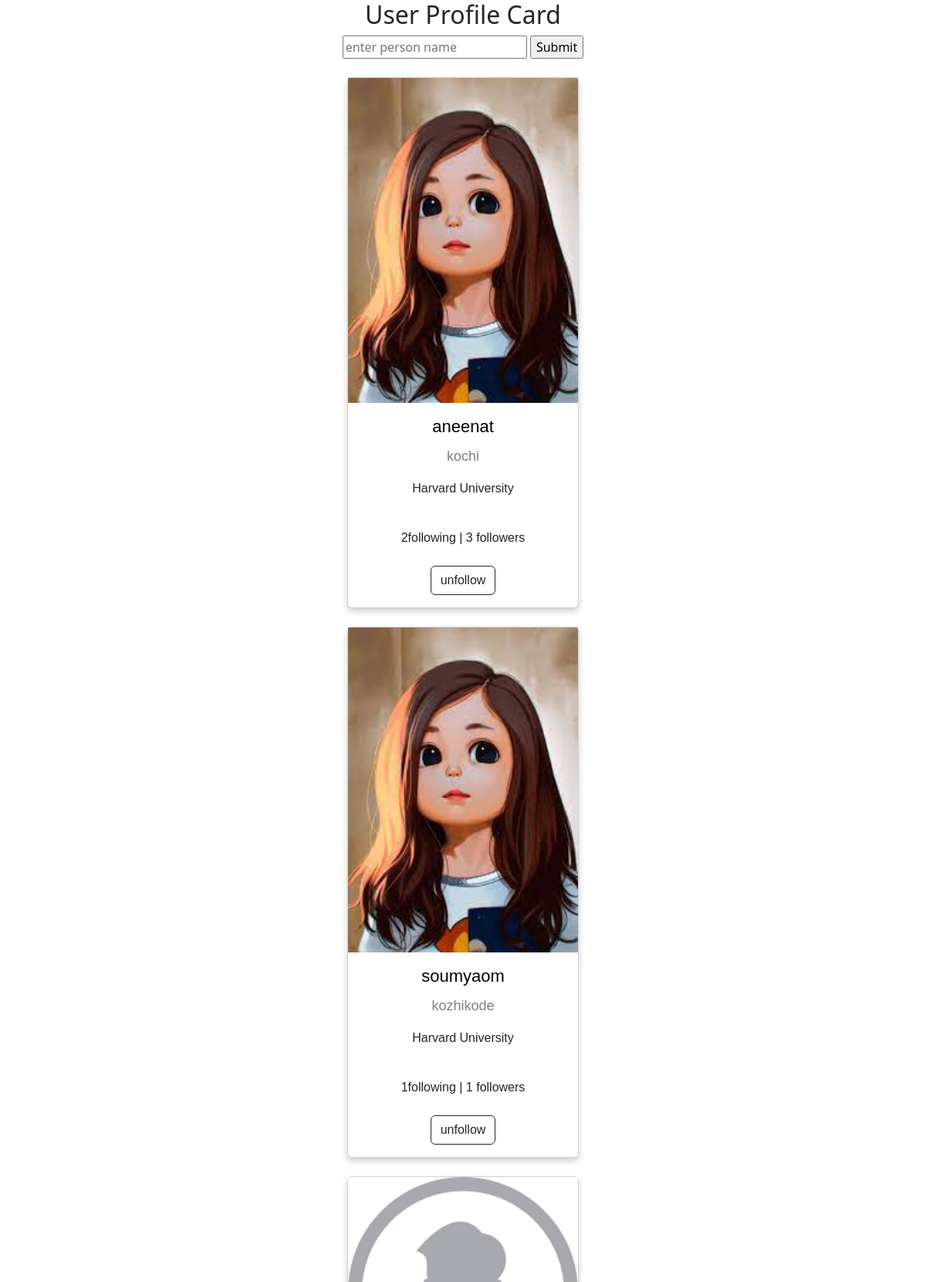
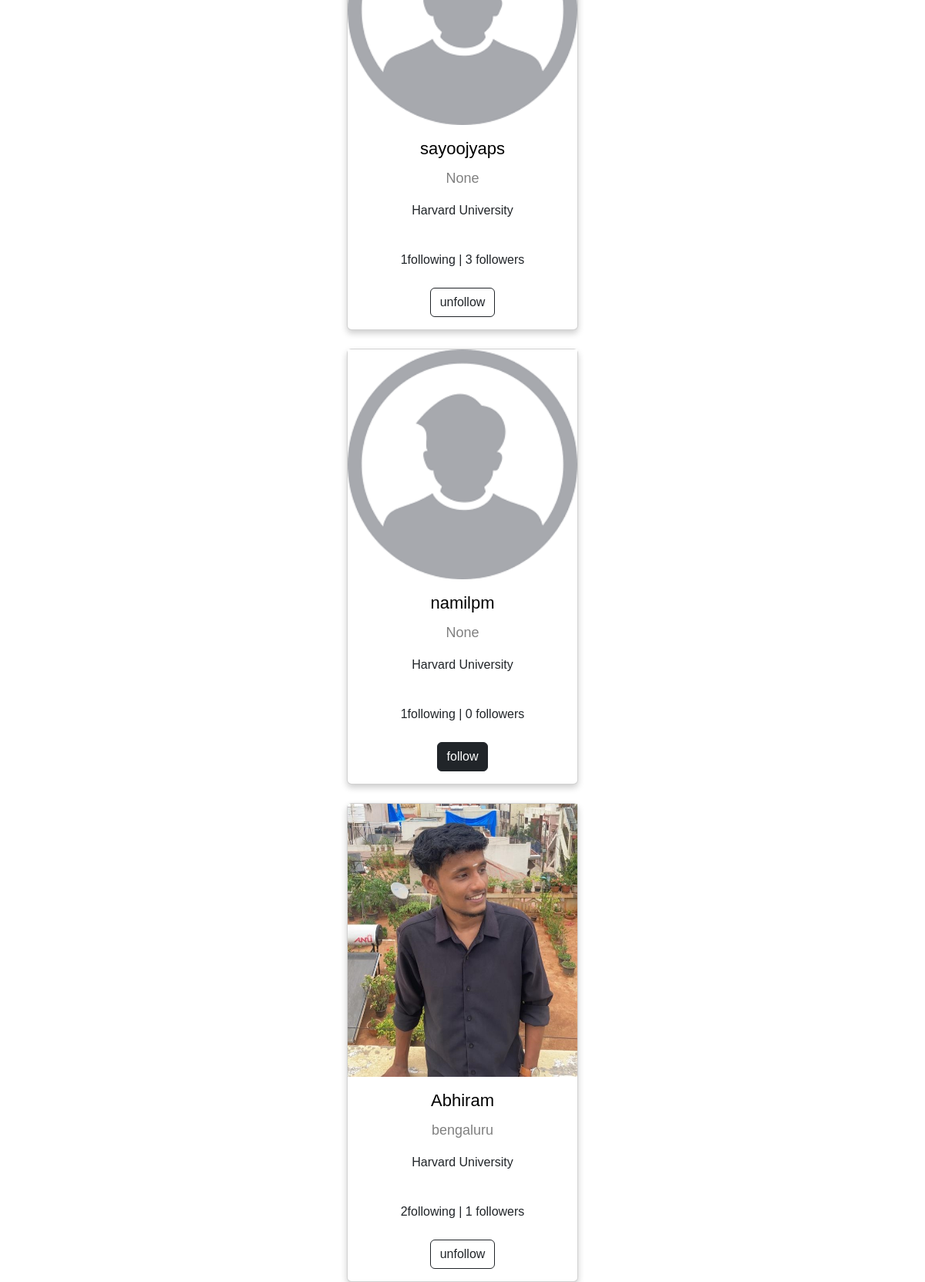
The app's page /profilelist/ (signed in) with its own data (2 pictures, top to bottom).
### myapp/models.py (models this page shows, shortened)
class UserProfile(models.Model):
    user=models.OneToOneField(User,on_delete=models.CASCADE,related_name="profile")
    profile_pic=models.ImageField(upload_to="profilepics",null=True,blank=True ,default="/profilepics/default.png")
    bio=models.CharField(max_length=200,null=True)
    address=models.CharField(max_length=200,null=True)
    dob=models.DateTimeField(null=True)
    following=models.ManyToManyField("self",related_name="followed_by",symmetrical=False)
    created_date=models.DateTimeField(auto_now_add=True)
    cover_pic=models.ImageField(upload_to="coverpic",blank=True,default="/profilepics/images.jpg")
    def __str__(self):
        return self.user.username

### myapp/views.py (the view, shortened to what this page needs)
# urls.py: path("profilelist/",views.Profile_listView.as_view(),name="profile-list"),
class Profile_listView(ListView):
    model=UserProfile
    template_name="profile-list.html"
    context_object_name="profiles"
    def get_queryset(self):
        return UserProfile.objects.exclude(user=self.request.user)

### myapp/templates/profile-list.html (shortened to what this page needs)
<!DOCTYPE html>
<html>
<head>
    <link href="https://cdn.jsdelivr.net/npm/bootstrap@5.3.0-alpha3/dist/css/bootstrap.min.css" rel="stylesheet">
<link rel="stylesheet" href="https://cdnjs.cloudflare.com/ajax/libs/font-awesome/4.7.0/css/font-awesome.min.css">
</head>
<body>
<h2 style="text-align:center">User Profile Card</h2>
<form action="" method="post">
 <div class="text-center ">
  <input type="text" name="username" placeholder="enter person name">
  <input type="submit">
 </div>
</form>
{%for profile in profiles%}
<div class="card mt-4">
    {%if profile.profile_pic%}
    <img src="{{profile.profile_pic.url}}" alt="John" style="width:100%">
    {%endif%}
    <h1><a href="{%url 'profiledetail' profile.id%}">{{profile}}</a></h1>
    <p class="title">{{profile.address}}</p>
    <p>Harvard University</p>
    <div style="margin: 24px 0;">
        {{profile.following.all.count}}following |
        {{profile.followed_by.all.count}} followers
    </div>
    <p>
        {%if request.user.profile in profile.followed_by.all%}
        <a href="{%url 'unfollow' profile.id%}" class="btn btn-outline-dark">unfollow</a>
        {%else%}
        <a href="{%url 'follow' profile.id%}" class="btn btn-dark">follow</a>
        {%endif%}
    </p>
  </div>
{%endfor%}
</body>
</html>

### myapp/templates/profile-list.html (style rules this page uses)
.card { box-shadow: 0 4px 8px 0 rgba(0, 0, 0, 0.2); max-width: 300px; margin: auto; text-align: center; font-family: arial; }
.title { color: grey; font-size: 18px; }
a { text-decoration: none; font-size: 22px; color: black; }

### records on screen
UserProfile: profile_pic (picture), user.username "aneenat", address "kochi", following.all.count "2", followed_by.all.count "3", shows "unfollow"
UserProfile: profile_pic (picture), user.username "soumyaom", address "kozhikode", following.all.count "1", followed_by.all.count "1", shows "unfollow"
UserProfile: profile_pic (placeholder picture), user.username "sayoojyaps", address "None", following.all.count "1", followed_by.all.count "3", shows "unfollow"
UserProfile: profile_pic (placeholder picture), user.username "namilpm", address "None", following.all.count "1", followed_by.all.count "0"
UserProfile: profile_pic (picture), user.username "Abhiram", address "bengaluru", following.all.count "2", followed_by.all.count "1", shows "unfollow"
